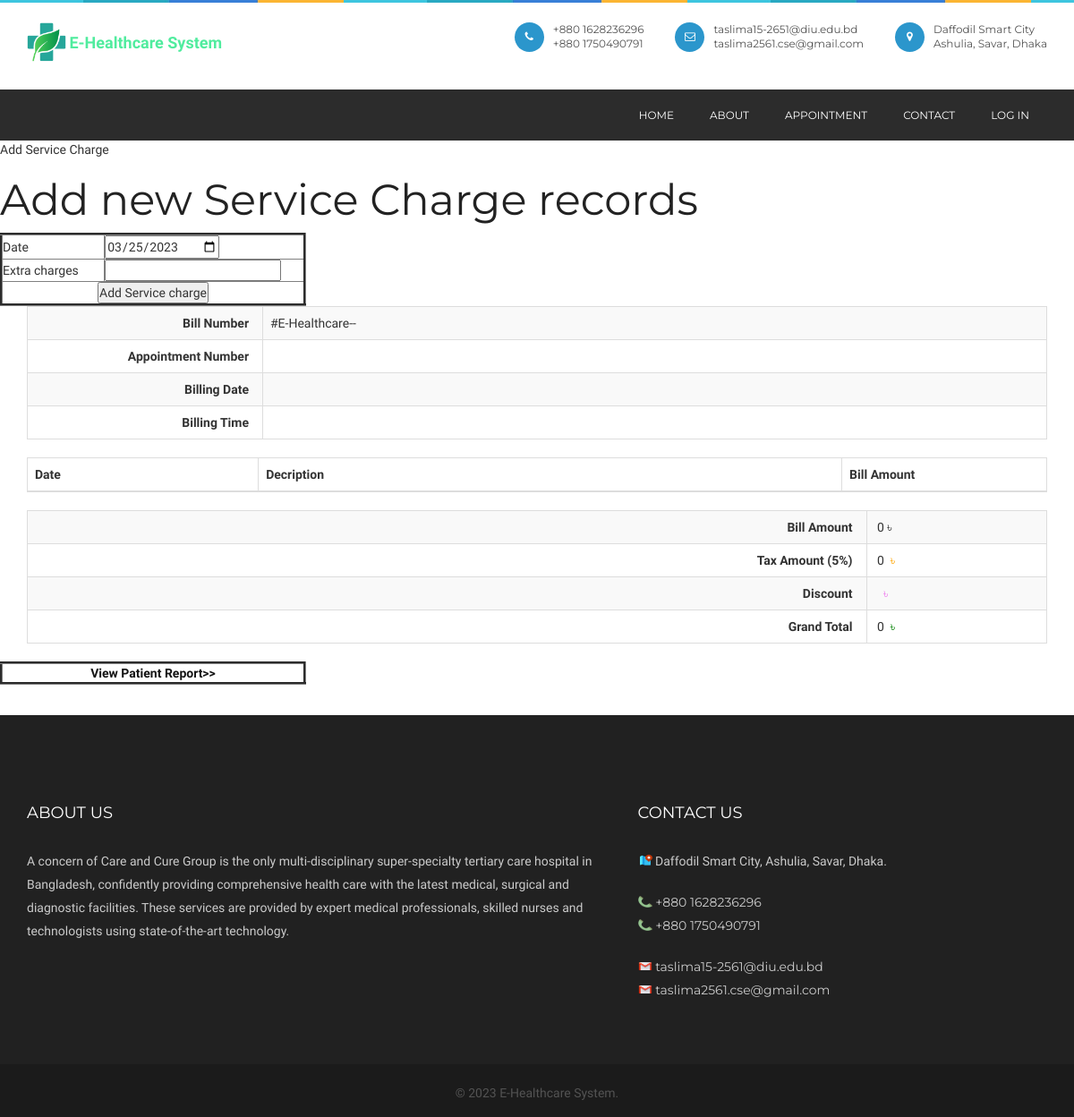
The page /billing.php on the database as committed earlier.
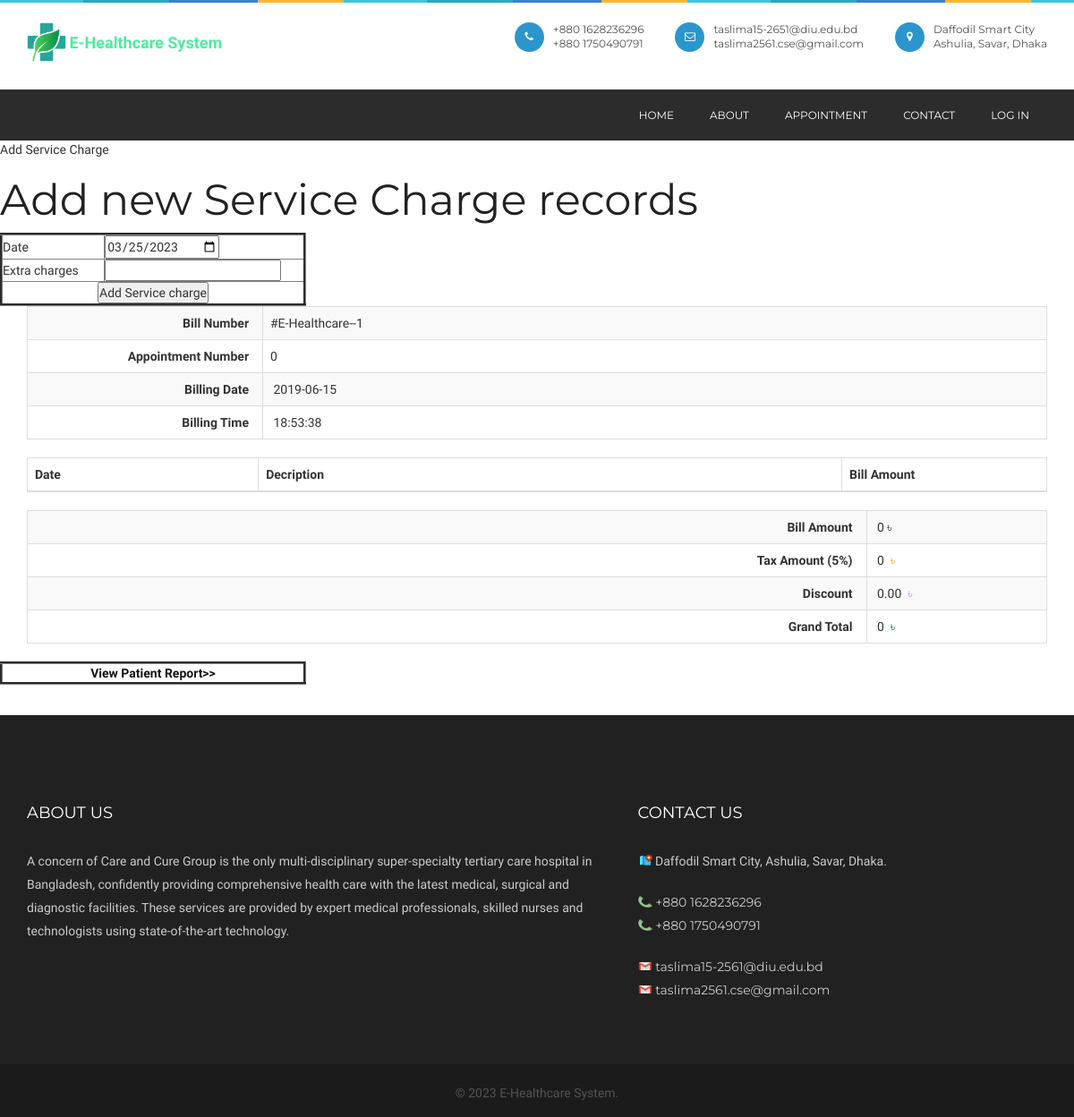
The same page on the database as committed later.
### tables this page shows
CREATE TABLE `billing` (
  `billingid` int(10) NOT NULL,
  `patientid` int(10) NOT NULL,
  `appointmentid` int(10) NOT NULL,
  `billingdate` date NOT NULL,
  `billingtime` time NOT NULL,
  `discount` float(10,2) NOT NULL,
  `taxamount` float(10,2) NOT NULL,
  `discountreason` text NOT NULL,
  `discharge_time` time NOT NULL,
  `discharge_date` date NOT NULL
);

### viewbilling.php (the view, shortened to what this page needs)
<?php
include("dbconnection.php");
?>
 <section class="container">
<?php
$sqlbilling_records ="SELECT * FROM billing WHERE appointmentid='billappointmentid'";
$qsqlbilling_records = mysqli_query($con,$sqlbilling_records);
$rsbilling_records = mysqli_fetch_array($qsqlbilling_records);
?>
 	<table class="table table-bordered table-striped">
      <tbody>
        <tr>
          <th scope="col"><div align="right">Bill Number &nbsp; </div></th>
          <td> <?php echo '#E-Healthcare--'.$rsbilling_records['billingid']; ?></td>
        </tr>
        <tr>
          <th width="124" scope="col"><div align="right">Appointment Number &nbsp; </div></th>
          	<td width="413"> <?php echo $rsbilling_records['appointmentid']; ?>
            </td>
        </tr>
		<tr>
		  <th scope="col"><div align="right">Billing Date &nbsp; </div></th>
		  <td>&nbsp;<?php echo $rsbilling_records['billingdate']; ?></td>
	    </tr>
		<tr>
		  <th scope="col"><div align="right">Billing Time &nbsp; </div></th>
		  <td>&nbsp;<?php echo $rsbilling_records['billingtime'] ; ?></td>
	    </tr>
      </tbody>
    </table>
	<table class="table table-bordered table-striped">
      <thead>
       <tr>
          <th width="97" scope="col">Date</th>
          <th width="245" scope="col">Decription</th>
          <th width="86" scope="col">Bill Amount</th>
        </tr>
        </thead>
         <?php
		$billamt= 0;
		?>
    </table>
    <table class="table table-bordered table-striped">
      <tbody>
        <tr>
          <th scope="col"><div align="right">Bill Amount &nbsp;</div></th>
          <td>&nbsp;<?php echo $billamt; ?>&nbsp;৳</td>
        </tr>
        <tr>
          <th width="442" scope="col"><div align="right">Tax Amount (5%) &nbsp;</div></th>
          	<td width="95">&nbsp;<?php echo $taxamt = 5 * ($billamt / 100); ?>&nbsp;
			<span style="color: orange;">৳</span>
            </td>
        </tr>
		<tr>
		  <th scope="col"><div align="right">Discount &nbsp;</div></th>
		  <td>&nbsp;<?php echo $rsbilling_records['discount']; ?>&nbsp;
		  <span style="color: violet;">৳</span></td>
	    </tr>
		<tr>
		  <th scope="col"><div align="right">Grand Total &nbsp;</div></th>
		  <td>&nbsp;<?php echo ($billamt + $taxamt)  - $rsbilling_records['discount'] ; ?>&nbsp;
		  <span style="color: green;">৳</span></td>
	    </tr>
      </tbody>
    </table>
    </section>

Rows that differ between the two databases and show on the page:
added billing: billingid "1", appointmentid "0", billingdate "2019-06-15", billingtime "18:53:38", discount "0.00", ($billamt+$taxamt)-$rsbilling_records['discount'] "0"
Other text that changed with them:
text no longer shown: "0"
